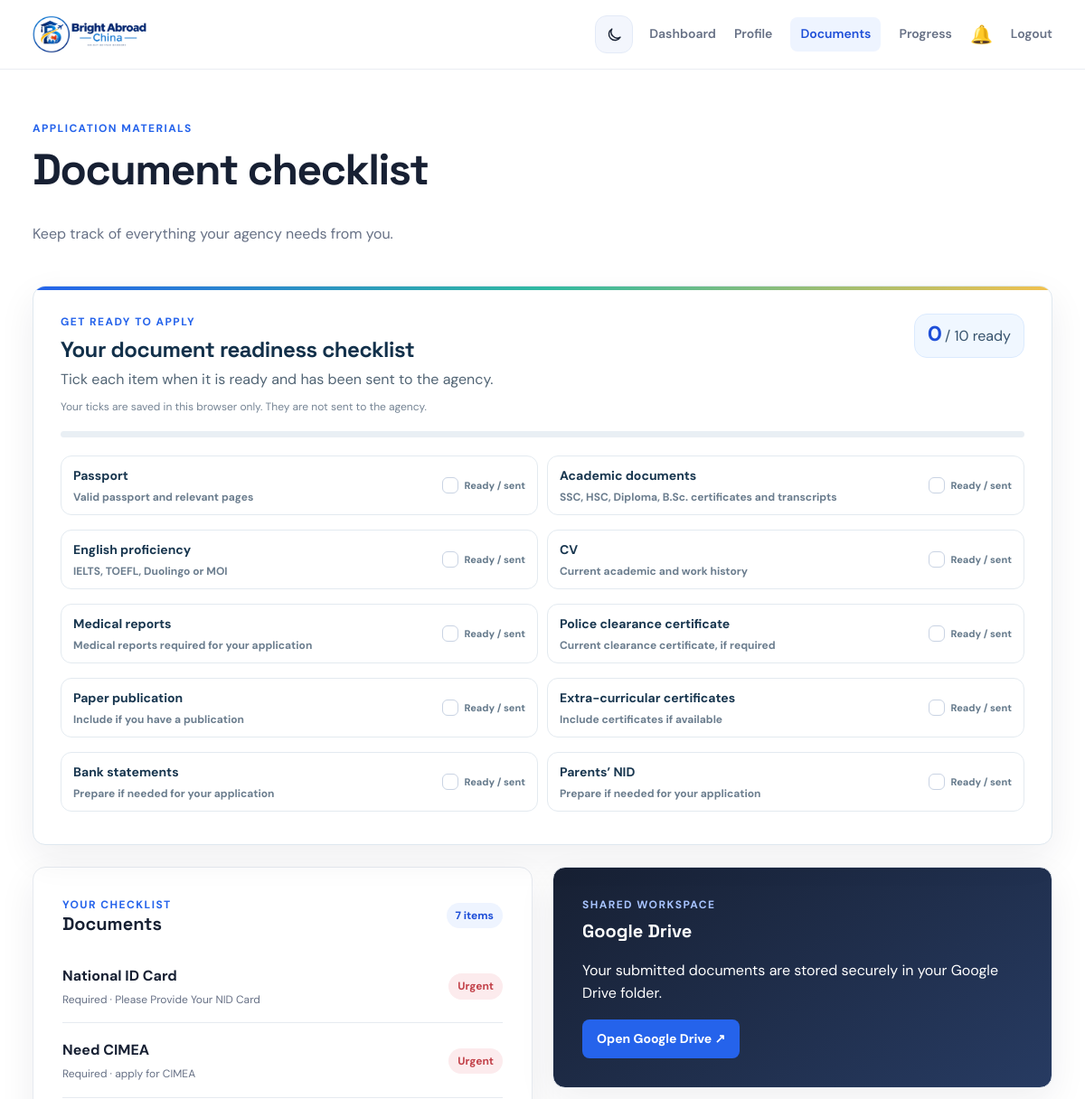
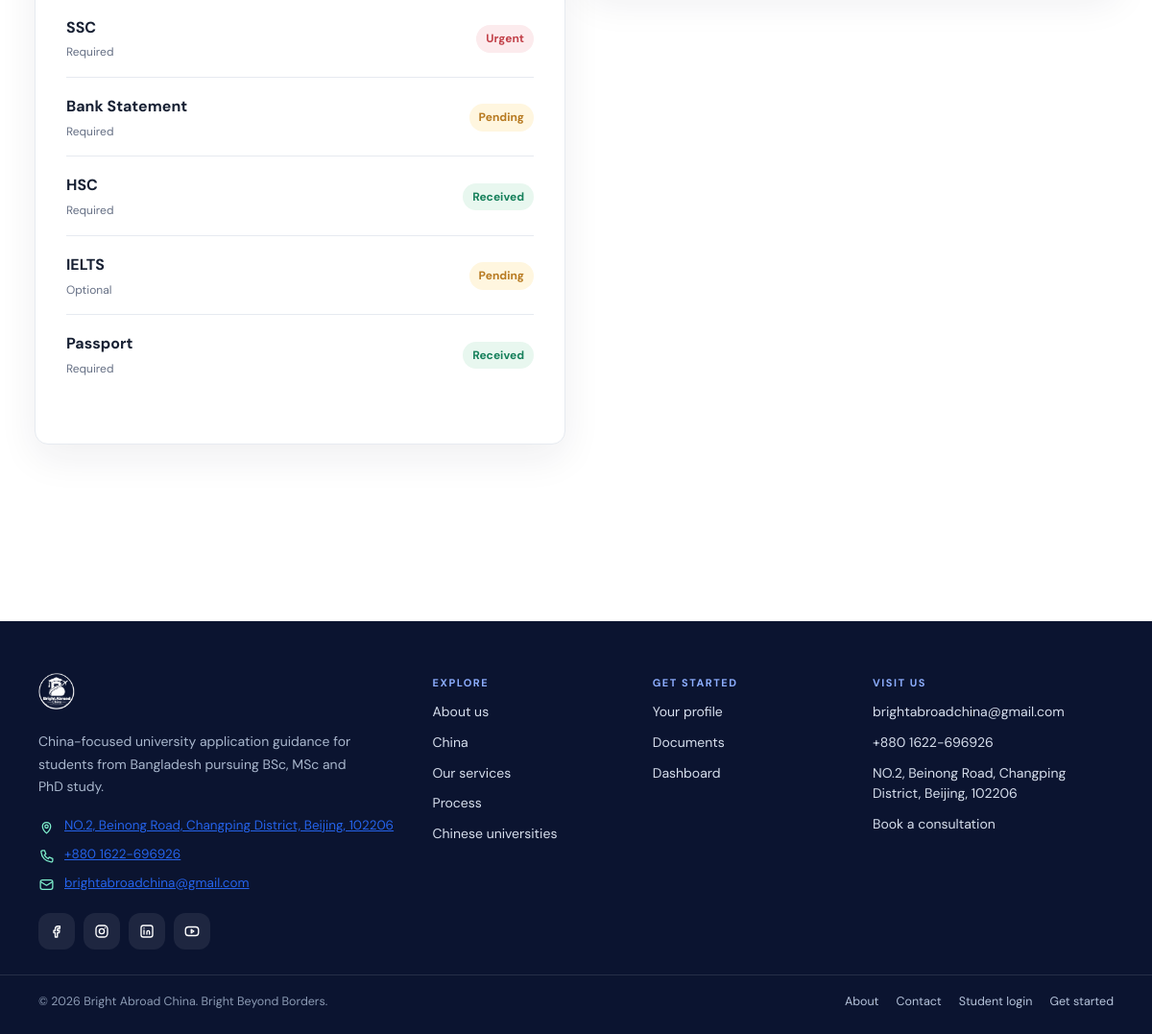
The page /students/documents/ (signed in) on the database its author committed (2 pictures, top to bottom).
### students/models.py (models this page shows, shortened)
class Document(models.Model):
    PRIORITY_CHOICES = (
        ("normal", "Normal"),
        ("urgent", "Urgent"),
    )
    student = models.ForeignKey(
        StudentProfile,
        on_delete=models.CASCADE,
        related_name="documents"
    )
    application = models.ForeignKey(
        StudentApplication,
        on_delete=models.CASCADE,
        related_name="documents",
        null=True,
        blank=True
    )
    name = models.CharField(
        max_length=200
    )
    required = models.BooleanField(
        default=True
    )
    received = models.BooleanField(
        default=False
    )
    priority = models.CharField(
        max_length=20,
        choices=PRIORITY_CHOICES,
        default="normal"
    )
    note = models.TextField(
        blank=True
    )
    created_at = models.DateTimeField(
        auto_now_add=True
    )
    updated_at = models.DateTimeField(
        auto_now=True
    )

### students/views.py (the view)
@login_required
def documents_view(request):
    profile, created = StudentProfile.objects.get_or_create(
        user=request.user
    )
    documents = profile.documents.all().order_by(
        "-priority",
        "name"
    )
    return render(
        request,
        "students/documents.html",
        {
            "profile": profile,
            "documents": documents,
        }
    )

### students/context_processors.py (called while the page is built)
def notification_context(request):
    unread_notification_count = 0
    recent_notifications = []
    user = getattr(request, "user", None)
    if user is not None and user.is_authenticated:
        profile = StudentProfile.objects.filter(
            user=user
        ).first()
        if profile is not None:
            recent_notifications = list(profile.notifications.all()[:5])
            unread_notification_count = profile.notifications.filter(
                is_read=False
            ).count()
    return {
        "unread_notification_count": unread_notification_count,
        "recent_notifications": recent_notifications,
    }

### templates/students/documents.html (shortened to what this page needs)
{% extends "base.html" %}
{% block content %}
<div class="page-heading">
    <div><p class="eyebrow">Application materials</p><h1>Document checklist</h1><p class="muted">Keep track of everything your agency needs from you.</p></div>
</div>
<section class="card preparation-checklist" data-prep-checklist data-student-id="{{ request.user.pk }}" aria-labelledby="preparation-checklist-title">
    <div class="preparation-checklist-heading">
        <div>
            <p class="eyebrow">Get ready to apply</p>
            <h2 id="preparation-checklist-title">Your document readiness checklist</h2>
            <p>Tick each item when it is ready and has been sent to the agency.</p>
            <span class="preparation-checklist-note">Your ticks are saved in this browser only. They are not sent to the agency.</span>
        </div>
        <div class="preparation-checklist-score" aria-live="polite">
            <strong data-checklist-count>0</strong><span> / 10 ready</span>
        </div>
    </div>
    <div class="preparation-progress" role="progressbar" aria-label="Document readiness" aria-valuemin="0" aria-valuemax="10" aria-valuenow="0">
    </div>
    <div class="preparation-checklist-items">
        <label class="preparation-document-item" data-checklist-item data-checklist-key="passport">
            <span class="preparation-document-copy"><strong>Passport</strong><small>Valid passport and relevant pages</small></span>
            <span class="preparation-checkbox"><input type="checkbox"><span>Ready / sent</span></span>
        </label>
        <label class="preparation-document-item" data-checklist-item data-checklist-key="academic">
            <span class="preparation-document-copy"><strong>Academic documents</strong><small>SSC, HSC, Diploma, B.Sc. certificates and transcripts</small></span>
            <span class="preparation-checkbox"><input type="checkbox"><span>Ready / sent</span></span>
        </label>
        <label class="preparation-document-item" data-checklist-item data-checklist-key="english">
            <span class="preparation-document-copy"><strong>English proficiency</strong><small>IELTS, TOEFL, Duolingo or MOI</small></span>
            <span class="preparation-checkbox"><input type="checkbox"><span>Ready / sent</span></span>
        </label>
        <label class="preparation-document-item" data-checklist-item data-checklist-key="cv">
            <span class="preparation-document-copy"><strong>CV</strong><small>Current academic and work history</small></span>
            <span class="preparation-checkbox"><input type="checkbox"><span>Ready / sent</span></span>
        </label>
        <label class="preparation-document-item" data-checklist-item data-checklist-key="medical">
            <span class="preparation-document-copy"><strong>Medical reports</strong><small>Medical reports required for your application</small></span>
            <span class="preparation-checkbox"><input type="checkbox"><span>Ready / sent</span></span>
        </label>
        <label class="preparation-document-item" data-checklist-item data-checklist-key="police-clearance">
            <span class="preparation-document-copy"><strong>Police clearance certificate</strong><small>Current clearance certificate, if required</small></span>
            <span class="preparation-checkbox"><input type="checkbox"><span>Ready / sent</span></span>
        </label>
        <label class="preparation-document-item" data-checklist-item data-checklist-key="publication">
            <span class="preparation-document-copy"><strong>Paper publication</strong><small>Include if you have a publication</small></span>
            <span class="preparation-checkbox"><input type="checkbox"><span>Ready / sent</span></span>
        </label>
        <label class="preparation-document-item" data-checklist-item data-checklist-key="extracurricular">
            <span class="preparation-document-copy"><strong>Extra-curricular certificates</strong><small>Include certificates if available</small></span>
            <span class="preparation-checkbox"><input type="checkbox"><span>Ready / sent</span></span>
        </label>
        <label class="preparation-document-item" data-checklist-item data-checklist-key="bank-statements">
            <span class="preparation-document-copy"><strong>Bank statements</strong><small>Prepare if needed for your application</small></span>
            <span class="preparation-checkbox"><input type="checkbox"><span>Ready / sent</span></span>
        </label>
        <label class="preparation-document-item" data-checklist-item data-checklist-key="parents-nid">
            <span class="preparation-document-copy"><strong>Parents’ NID</strong><small>Prepare if needed for your application</small></span>
            <span class="preparation-checkbox"><input type="checkbox"><span>Ready / sent</span></span>
        </label>
    </div>
</section>
<div class="grid-2 documents-layout">
    <section class="card">
        <div class="section-heading"><div><p class="eyebrow">Your checklist</p><h3>Documents</h3></div><span class="status-pill">{{ documents|length }} items</span></div>
        {% if documents %}
            <div class="item-list">
                {% for document in documents %}
                    <div class="document-row">
                        <div><strong>{{ document.name }}</strong><div class="document-meta">{% if document.required %}Required{% else %}Optional{% endif %}{% if document.note %} · {{ document.note }}{% endif %}</div></div>
                        {% if document.received %}<span class="status-pill success">Received</span>{% elif document.priority == "urgent" %}<span class="status-pill danger">Urgent</span>{% else %}<span class="status-pill warning">Pending</span>{% endif %}
                    </div>
                {% endfor %}
            </div>
        {% else %}<div class="empty-state">No documents have been added yet.</div>{% endif %}
    </section>
    <section class="card drive-card">
        <p class="eyebrow">Shared workspace</p>
        <h3>Google Drive</h3>
        <p>Your submitted documents are stored securely in your Google Drive folder.</p>
        {% if profile.drive_link %}<a class="button" href="{{ profile.drive_link }}" target="_blank" rel="noopener noreferrer">Open Google Drive ↗</a>{% else %}<div class="empty-state">Your Google Drive link has not been added yet.</div>{% endif %}
    </section>
</div>
{% endblock %}

### static/css/agency.css (style rules this page uses)
html { scroll-behavior: smooth; scroll-padding-top: 96px; -webkit-text-size-adjust: 100%; overflow-x: hidden !important; }
body { -webkit-tap-highlight-color: transparent; overflow-x: hidden !important; }
.preparation-checklist { border: 1px solid #dfe8ef; margin: 0 0 24px; overflow: hidden; padding: clamp(20px, 3vw, 30px); position: relative; }
.preparation-checklist::before { background: linear-gradient(90deg, #2563eb, #2fb9a1, #f2c14e); content: ""; height: 4px; inset: 0 0 auto; position: absolute; }
.preparation-checklist-heading { align-items: flex-start; display: flex; gap: 20px; justify-content: space-between; }
.preparation-checklist-heading h2 { color: #12304a; font-size: clamp(20px, 2vw, 25px); margin: 0 0 7px; }
.preparation-checklist-heading p:not(.eyebrow) { color: #526575; margin: 0 0 8px; }
.preparation-checklist-note { color: #758494; display: block; font-size: 12px; }
.preparation-checklist-score { align-items: baseline; background: #f0f7ff; border: 1px solid #dbeafe; border-radius: 14px; color: #36526c; display: flex; flex: 0 0 auto; gap: 3px; padding: 10px 14px; }
.preparation-checklist-score strong { color: #1d4ed8; font-size: 23px; line-height: 1; }
.preparation-progress { background: #e9eff4; border-radius: 999px; height: 7px; margin: 18px 0 20px; overflow: hidden; }
.preparation-checklist-items { display: grid; gap: 10px; grid-template-columns: repeat(2, minmax(0, 1fr)); }
.preparation-document-item { align-items: center; background: #fff; border: 1px solid #e3eaf0; border-radius: 12px; cursor: pointer; display: flex; gap: 12px; justify-content: space-between; min-height: 66px; padding: 11px 13px; transition: background 160ms ease, border-color 160ms ease, transform 160ms ease; }
.preparation-document-copy { display: grid; gap: 4px; min-width: 0; }
.preparation-document-copy strong { color: #18364f; font-size: 14px; }
.preparation-document-copy small { color: #6b7d8e; font-size: 12px; line-height: 1.35; }
.preparation-checkbox { align-items: center; color: #63788a; display: flex; flex: 0 0 auto; font-size: 11px; gap: 7px; white-space: nowrap; }
.preparation-checkbox input { accent-color: #168c82; cursor: pointer; height: 18px; margin: 0; width: 18px; }

### rows shown on the page
Document: name "National ID Card", required "Required", note "Please Provide Your NID Card", received "Urgent"
Document: name "Need CIMEA", required "Required", note "apply for CIMEA", received "Urgent"
Document: name "SSC", required "Required", received "Urgent"
Document: name "Bank Statement", required "Required", received "Pending"
Document: name "HSC", required "Required", received "Received"
Document: name "IELTS", required "Optional", received "Pending"
Document: name "Passport", required "Required", received "Received"

### other values the page prints
{{ documents|length }} "7"
